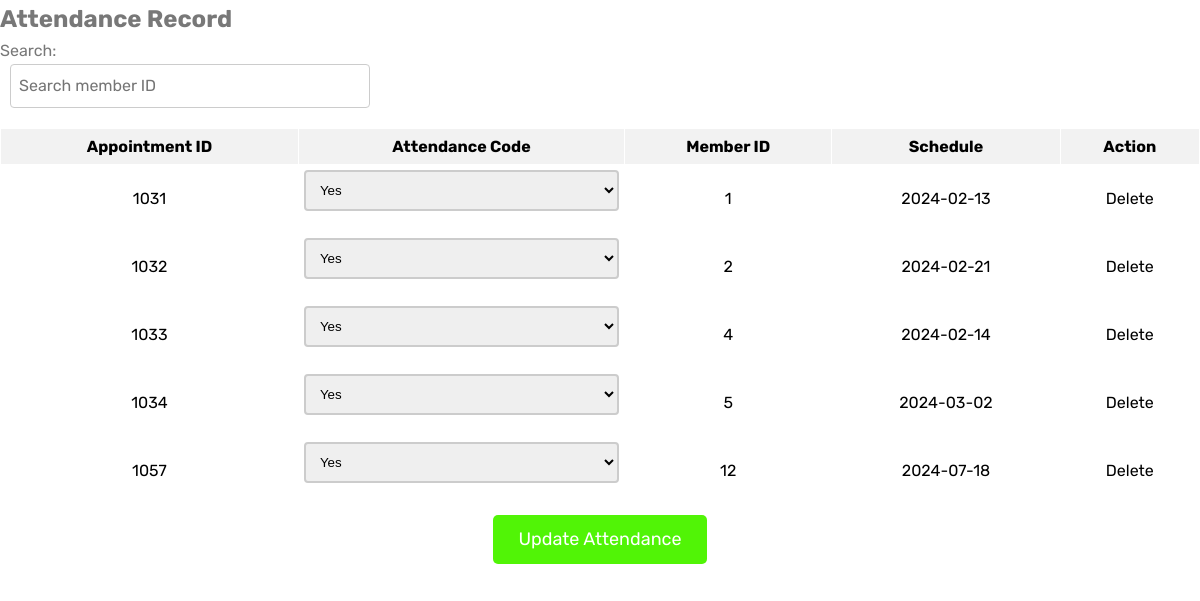
Screenshot of /attendance.php with the database file from the repository.
### tables this page shows
CREATE TABLE `attendance` (
  `AppointmentID` int(5) NOT NULL,
  `AttendanceCode` char(5) NOT NULL,
  `MemberID` int(5) NOT NULL,
  `Date` date DEFAULT NULL
);

### attendance.php (the view, shortened to what this page needs)
<?php
$host = "localhost: 3306";
$username = "root";
$password = "";
$dbname = "dba_gym";
$conn = mysqli_connect($host, $username, $password, $dbname);
$sql = "SELECT * FROM attendance";
$result = mysqli_query($conn, $sql);
?>
<!DOCTYPE html>
<html>
<head>
    <link rel="stylesheet" type="text/css" href="styles.css">
</head>
<section
    id="home"
    aria-label="hero"
    data-section
    style="background-image: url('images/hero-bg.png')"
>
<body>
    <h1>Attendance Record</h1>
    <div>
        <label for="search">Search:</label>
        <input type="text" id="search" onkeyup="filterTable()" placeholder="Search member ID">
    </div>
    <form method="post" action="update_attendance.php">
        <table>
            <tr>
                <th>Appointment ID</th>
                <th>Attendance Code</th>
                <th>Member ID</th>
                <th>Schedule</th>
                <th>Action</th>
            </tr>
            <?php
            while ($row = mysqli_fetch_assoc($result)) {
                echo "<tr>";
                echo "<td>" . $row['AppointmentID'] . "</td>";
                echo "<td>";
                echo "<select name='attendance_code[]'>";
                echo "<option value='Y'" . ($row['AttendanceCode'] == 'Y' ? ' selected' : '') . ">Yes</option>";
                echo "</select>";
                echo "</td>";
                echo "<td>" . $row['MemberID'] . "</td>";
                echo "<td>" . $row['Date'] . "</td>";
                echo "<td><a href='update_attendance.php?delete_attendance=" . $row['AppointmentID'] . "'>Delete</a></td>";
                echo "</tr>";
            }
            ?>
        </table>
        <div class="update" style="text-align: center;">
          <button type="submit">Update Attendance</button>
        </div>
    </form>
</body>
</html>

### styles.css (style rules this page uses)
:root { --rich-black-fogra-29_50: hsl(210, 26%, 11%, 0.5); --rich-black-fogra-29-1: hsl(210, 26%, 11%); --rich-black-fogra-29-2: hsl(210, 50%, 4%); --silver-metallic: hsl(212, 9%, 67%); --vivid-yellow_20: hsl(50, 96%, 55%, 0.2); --vivid-yellow_10: hsl(50, 96%, 55%, 0.1); --sonic-silver: hsl(0, 0%, 47%); --cadet-gray: hsl(214, 15%, 62%); --light-gray: hsl(0, 0%, 80%); --harlequin: hsl(101, 95%, 49%); --gainsboro: hsl(0, 0%, 88%); --white_20: hsl(0, 0%, 100%, 0.2); --white_10: hsl(0, 0%, 100%, 0.1); --black_10: hsl(0, 0%, 0%, 0.1); --white: hsl(0, 0%, 100%); --ff-catamaran: "Catamaran", sans-serif; --ff-rubik: "Rubik", sans-serif; --fs-1: 3.8rem; --fs-2: 3rem; --fs-3: 2.5rem; --fs-4: 2rem; --fs-5: 1.8rem; --fs-6: 1.5rem; --fw-900: 900; --fw-800: 800; --fw-700: 700; --fw-500: 500; --section-padding: 80px; --shadow-1: 0 0 20px var(--black_10); --shadow-2: 0px 10px 24px var(--vivid-yellow_20); --radius-10: 10px; --radius-8: 8px; --radius-5: 5px; --transition-1: 0.25s ease; --transition-2: 0.5s ease; --cubic-in: cubic-bezier(0.51, 0.03, 0.64, 0.28); --cubic-out: cubic-bezier(0.33, 0.85, 0.4, 0.96); }
*, *::before, *::after { margin: 0; padding: 0; box-sizing: border-box; }
a { text-decoration: none; color: inherit; }
a, img, span, input, button, strong, ion-icon { display: block; }
input, button { background: none; border: none; font: inherit; }
input { width: 100%; }
button { align-items: center; cursor: pointer; }
html { font-family: var(--ff-rubik); font-size: 10px; scroll-behavior: smooth; }
body { background-color: var(--white); color: var(--sonic-silver); font-size: 1.6rem; line-height: 1.6; }
@media (min-width: 575px) { :root { --fs-1: 5.8rem; --fs-2: 4rem; } }
@media (min-width: 768px) { :root { --fs-2: 4.5rem; } }
@media (min-width: 1200px) { :root { --fs-1: 7rem; --fs-2: 5.5rem; --fs-4: 2.2rem; --fs-5: 2rem; --section-padding: 120px; } }
input { width: 100%; padding: 10px; margin-bottom: 16px; border: 1px solid #ccc; border-radius: 4px; }
table { color: #000000; width: 100%; border-collapse: collapse; margin-top: 20px; align-items: center; }
th, td { border: 1px solid #ffffff; padding: 5px; text-align: center; }
th { background-color: #f2f2f2; }
.update button { display:inline-block; align-items: center; text-align: center; padding: 10px 25px; font-size: 18px; margin: 10px; cursor: pointer; background-color: hsl(101, 95%, 49%); color: white; border: none; border-radius: 5px; transition: background-color 0.3s; }
#search { width: 30%; margin-left: 10px; padding: 8px; font-size: 16px; }
select { width: 100%; padding: 10px; margin-bottom: 16px; border: 2px solid #ccc; border-radius: 4px; }

### rows the page displays
attendance: AppointmentID "1031", AttendanceCode "Yes", MemberID "1", Date "2024-02-13"
attendance: AppointmentID "1032", AttendanceCode "Yes", MemberID "2", Date "2024-02-21"
attendance: AppointmentID "1033", AttendanceCode "Yes", MemberID "4", Date "2024-02-14"
attendance: AppointmentID "1034", AttendanceCode "Yes", MemberID "5", Date "2024-03-02"
attendance: AppointmentID "1057", AttendanceCode "Yes", MemberID "12", Date "2024-07-18"
